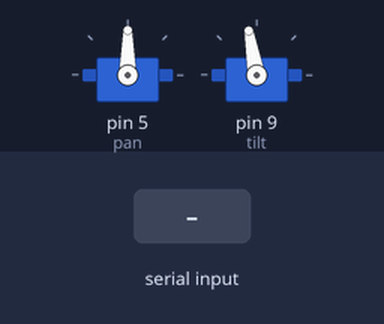
Simulated run of this sketch. Board: Arduino Uno, built with avr-gcc and run on an emulated ATmega328P. Parts: 2 × servo. The test bench sets the inputs (shaded band). What the sketch prints to the serial monitor is not drawn.

Above: at 1.2 s.
1.3 s: "a" received over Serial
Timing chart, 0 to 4.3 s (numbered marks = the images above; inputs shaded):
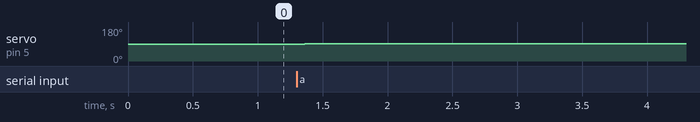

Measured:
- after the input at 1.3 s, servo on pin 5 (pan): 90° → 91° after 0.06 s

The sketch:

Pan_Tilt.ino
```cpp
#include <Servo.h>

Servo tilt;
Servo pan;
int inbyte = 0;
byte newPanAngle, newTiltAngle = 100;
int tiltAngle = 100;
int panAngle = 90;
int turn;

void setup() {

  Serial.begin(9600);
  pan.attach(5);
  tilt.attach(9);
  pan.write(panAngle);
  tilt.write(tiltAngle);
}

void loop()
{
  delay(80);
  if (Serial.available() > 0) {
    inbyte = Serial.read();
    switch (inbyte) {
    case 'a':
      panAngle += 1;
      pan.write(panAngle);
      tilt.write(tiltAngle);
      Serial.println(panAngle);
      break;

    case 's':
      panAngle -= 1;
      pan.write(panAngle);
      tilt.write(tiltAngle);
      Serial.println(panAngle);
      break;
    }
  }
}
```
